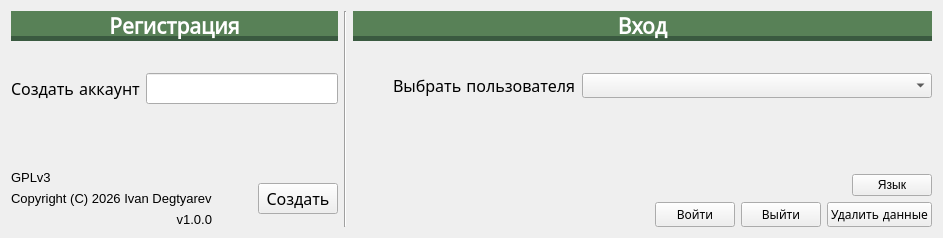
        <widget class="QWidget" name="home">
         <attribute name="icon">
          <iconset theme="home"/>
         </attribute>
         <attribute name="title">
          <string/>
         </attribute>
         <layout class="QGridLayout" name="gridLayout">
          <item row="1" column="1">
           <widget class="Line" name="line">
            <property name="font">
             <font>
              <family>DejaVu Math TeX Gyre</family>
             </font>
            </property>
            <property name="orientation">
             <enum>Qt::Orientation::Vertical</enum>
            </property>
           </widget>
          </item>
          <item row="1" column="2">
           <layout class="QHBoxLayout" name="horizontalLayout_4">
            <item>
             <layout class="QVBoxLayout" name="verticalLayout_3">
              <item>
               <widget class="QLabel" name="label_35">
                <property name="font">
                 <font>
                  <family>DejaVu Math TeX Gyre</family>
                  <pointsize>16</pointsize>
                  <italic>false</italic>
                  <bold>true</bold>
                 </font>
                </property>
                <property name="styleSheet">
                 <string notr="true">background-color: rgb(88, 129, 87);
color: white;
border-bottom: 5px solid rgb(58, 90, 64);</string>
                </property>
                <property name="text">
                 <string>Вход</string>
                </property>
                <property name="scaledContents">
                 <bool>true</bool>
                </property>
                <property name="alignment">
                 <set>Qt::AlignmentFlag::AlignCenter</set>
                </property>
                <property name="margin">
                 <number>10</number>
                </property>
                <property name="indent">
                 <number>-1</number>
                </property>
               </widget>
              </item>
              <item>
               <layout class="QHBoxLayout" name="horizontalLayout_9">
                <property name="topMargin">
                 <number>0</number>
                </property>
                <item>
                 <spacer name="horizontalSpacer_5">
                  <property name="font">
                   <font>
                    <family>DejaVu Math TeX Gyre</family>
                   </font>
                  </property>
                  <property name="orientation">
                   <enum>Qt::Orientation::Horizontal</enum>
                  </property>
                  <property name="sizeHint" stdset="0">
                   <size>
                    <width>40</width>
                    <height>20</height>
                   </size>
                  </property>
                 </spacer>
                </item>
                <item>
                 <widget class="QLabel" name="label_7">
                  <property name="maximumSize">
                   <size>
                    <width>45</width>
                    <height>45</height>
                   </size>
                  </property>
                  <property name="font">
                   <font>
                    <family>DejaVu Math TeX Gyre</family>
                   </font>
                  </property>
                  <property name="text">
                   <string/>
                  </property>
                  <property name="pixmap">
                   <pixmap>resurses/svg/user.svg</pixmap>
                  </property>
                  <property name="scaledContents">
                   <bool>true</bool>
                  </property>
                 </widget>
                </item>
               </layout>
              </item>
              <item>
               <layout class="QHBoxLayout" name="horizontalLayout_2">
                <item>
                 <spacer name="horizontalSpacer_2">
                  <property name="font">
                   <font>
                    <family>DejaVu Math TeX Gyre</family>
                   </font>
                  </property>
                  <property name="orientation">
                   <enum>Qt::Orientation::Horizontal</enum>
                  </property>
                  <property name="sizeHint" stdset="0">
                   <size>
                    <width>40</width>
                    <height>20</height>
                   </size>
                  </property>
                 </spacer>
                </item>
                <item>
                 <widget class="QLabel" name="label">
                  <property name="font">
                   <font>
                    <family>DejaVu Math TeX Gyre</family>
                    <pointsize>12</pointsize>
                   </font>
                  </property>
                  <property name="text">
                   <string>Выбрать пользователя</string>
                  </property>
                 </widget>
                </item>
                <item>
                 <widget class="QComboBox" name="logins">
                  <property name="minimumSize">
                   <size>
                    <width>350</width>
                    <height>0</height>
                   </size>
                  </property>
                  <property name="font">
                   <font>
                    <family>Ekishodisupurei</family>
                   </font>
                  </property>
                  <property name="currentText">
                   <string/>
                  </property>
                 </widget>
                </item>
               </layout>
              </item>
              <item>
               <widget class="QLabel" name="error_3">
                <property name="sizePolicy">
                 <sizepolicy hsizetype="Minimum" vsizetype="Minimum">
                  <horstretch>0</horstretch>
                  <verstretch>0</verstretch>
                 </sizepolicy>
                </property>
                <property name="font">
                 <font>
                  <family>DejaVu Math TeX Gyre</family>
                 </font>
                </property>
                <property name="styleSheet">
                 <string notr="true">color: rgb(224, 27, 36);</string>
                </property>
                <property name="text">
                 <string/>
                </property>
                <property name="alignment">
                 <set>Qt::AlignmentFlag::AlignRight|Qt::AlignmentFlag::AlignTrailing|Qt::AlignmentFlag::AlignVCenter</set>
                </property>
               </widget>
              </item>
              <item>
               <spacer name="verticalSpacer">
                <property name="font">
                 <font>
                  <family>DejaVu Math TeX Gyre</family>
                 </font>
                </property>
                <property name="orientation">
                 <enum>Qt::Orientation::Vertical</enum>
                </property>
                <property name="sizeHint" stdset="0">
                 <size>
                  <width>20</width>
                  <height>40</height>
                 </size>
                </property>
               </spacer>
              </item>
              <item>
               <layout class="QHBoxLayout" name="horizontalLayout_17">
                <property name="bottomMargin">
                 <number>0</number>
                </property>
                <item>
                 <spacer name="horizontalSpacer_8">
                  <property name="orientation">
                   <enum>Qt::Orientation::Horizontal</enum>
                  </property>
                  <property name="sizeHint" stdset="0">
                   <size>
                    <width>40</width>
                    <height>20</height>
                   </size>
                  </property>
                 </spacer>
                </item>
                <item>
                 <widget class="QPushButton" name="change_language">
                  <property name="text">
                   <string>Язык</string>
                  </property>
                 </widget>
                </item>
               </layout>
              </item>
              <item>
               <layout class="QHBoxLayout" name="horizontalLayout">
                <item>
                 <spacer name="horizontalSpacer_4">
                  <property name="font">
                   <font>
                    <family>DejaVu Math TeX Gyre</family>
                   </font>
                  </property>
                  <property name="orientation">
                   <enum>Qt::Orientation::Horizontal</enum>
                  </property>
                  <property name="sizeHint" stdset="0">
                   <size>
                    <width>40</width>
                    <height>20</height>
                   </size>
                  </property>
                 </spacer>
                </item>
                <item>
                 <widget class="QPushButton" name="in">
                  <property name="font">
                   <font>
                    <family>DejaVu Math TeX Gyre</family>
                   </font>
                  </property>
                  <property name="text">
                   <string>Войти</string>
                  </property>
                 </widget>
                </item>
                <item>
                 <widget class="QPushButton" name="out">
                  <property name="font">
                   <font>
                    <family>DejaVu Math TeX Gyre</family>
                   </font>
                  </property>
                  <property name="text">
                   <string>Выйти</string>
                  </property>
                 </widget>
                </item>
                <item>
                 <widget class="QPushButton" name="del">
                  <property name="font">
                   <font>
                    <family>DejaVu Math TeX Gyre</family>
                   </font>
                  </property>
                  <property name="text">
                   <string>Удалить данные</string>
                  </property>
                 </widget>
                </item>
               </layout>
              </item>
             </layout>
            </item>
           </layout>
          </item>
          <item row="1" column="0">
           <layout class="QVBoxLayout" name="verticalLayout_5">
            <item>
             <widget class="QLabel" name="label_6">
              <property name="font">
               <font>
                <family>DejaVu Math TeX Gyre</family>
                <pointsize>16</pointsize>
                <italic>false</italic>
                <bold>true</bold>
               </font>
              </property>
              <property name="styleSheet">
               <string notr="true">background-color: rgb(88, 129, 87);
color: white;
border-bottom: 5px solid rgb(58, 90, 64);</string>
              </property>
              <property name="text">
               <string>Регистрация</string>
              </property>
              <property name="alignment">
               <set>Qt::AlignmentFlag::AlignCenter</set>
              </property>
              <property name="margin">
               <number>10</number>
              </property>
             </widget>
            </item>
            <item>
             <layout class="QHBoxLayout" name="horizontalLayout_8">
              <property name="topMargin">
               <number>0</number>
              </property>
              <item>
               <spacer name="horizontalSpacer_3">
                <property name="font">
                 <font>
                  <family>DejaVu Math TeX Gyre</family>
                 </font>
                </property>
                <property name="orientation">
                 <enum>Qt::Orientation::Horizontal</enum>
                </property>
                <property name="sizeHint" stdset="0">
                 <size>
                  <width>40</width>
                  <height>20</height>
                 </size>
                </property>
               </spacer>
              </item>
              <item>
               <widget class="QLabel" name="label_5">
                <property name="maximumSize">
                 <size>
                  <width>45</width>
                  <height>45</height>
                 </size>
                </property>
                <property name="font">
                 <font>
                  <family>DejaVu Math TeX Gyre</family>
                 </font>
                </property>
                <property name="text">
                 <string/>
                </property>
                <property name="pixmap">
                 <pixmap>resurses/svg/user-add.svg</pixmap>
                </property>
                <property name="scaledContents">
                 <bool>true</bool>
                </property>
               </widget>
              </item>
             </layout>
            </item>
            <item>
             <layout class="QHBoxLayout" name="horizontalLayout_5">
              <item>
               <widget class="QLabel" name="label_4">
                <property name="font">
                 <font>
                  <family>DejaVu Math TeX Gyre</family>
                  <pointsize>12</pointsize>
                 </font>
                </property>
                <property name="text">
                 <string>Создать аккаунт</string>
                </property>
               </widget>
              </item>
              <item>
               <widget class="QLineEdit" name="new_login">
                <property name="minimumSize">
                 <size>
                  <width>140</width>
                  <height>0</height>
                 </size>
                </property>
                <property name="font">
                 <font>
                  <family>Ekishodisupurei</family>
                  <pointsize>12</pointsize>
                  <italic>false</italic>
                  <bold>false</bold>
                 </font>
                </property>
               </widget>
              </item>
             </layout>
            </item>
            <item>
             <widget class="QLabel" name="error_2">
              <property name="sizePolicy">
               <sizepolicy hsizetype="Minimum" vsizetype="Minimum">
                <horstretch>0</horstretch>
                <verstretch>0</verstretch>
               </sizepolicy>
              </property>
              <property name="font">
               <font>
                <family>DejaVu Math TeX Gyre</family>
               </font>
              </property>
              <property name="styleSheet">
               <string notr="true">color: rgb(224, 27, 36);</string>
              </property>
              <property name="text">
               <string/>
              </property>
              <property name="alignment">
               <set>Qt::AlignmentFlag::AlignRight|Qt::AlignmentFlag::AlignTrailing|Qt::AlignmentFlag::AlignVCenter</set>
              </property>
             </widget>
            </item>
            <item>
             <spacer name="verticalSpacer_2">
              <property name="font">
               <font>
                <family>DejaVu Math TeX Gyre</family>
               </font>
              </property>
              <property name="orientation">
               <enum>Qt::Orientation::Vertical</enum>
              </property>
              <property name="sizeHint" stdset="0">
               <size>
                <width>20</width>
                <height>40</height>
               </size>
              </property>
             </spacer>
            </item>
            <item>
             <layout class="QHBoxLayout" name="horizontalLayout_7">
              <item>
               <layout class="QVBoxLayout" name="verticalLayout_16">
                <item>
                 <widget class="QLabel" name="label_38">
                  <property name="font">
                   <font>
                    <pointsize>10</pointsize>
                   </font>
                  </property>
                  <property name="text">
                   <string notr="true">GPLv3</string>
                  </property>
                  <property name="alignment">
                   <set>Qt::AlignmentFlag::AlignLeading|Qt::AlignmentFlag::AlignLeft|Qt::AlignmentFlag::AlignVCenter</set>
                  </property>
                 </widget>
                </item>
                <item>
                 <widget class="QLabel" name="label_3">
                  <property name="font">
                   <font>
                    <pointsize>10</pointsize>
                   </font>
                  </property>
                  <property name="text">
                   <string notr="true">Copyright (C) 2026 Ivan Degtyarev</string>
                  </property>
                 </widget>
                </item>
                <item>
                 <widget class="QLabel" name="version">
                  <property name="font">
                   <font>
                    <pointsize>10</pointsize>
                   </font>
                  </property>
                  <property name="text">
                   <string notr="true">v1.0.0</string>
                  </property>
                  <property name="alignment">
                   <set>Qt::AlignmentFlag::AlignRight|Qt::AlignmentFlag::AlignTrailing|Qt::AlignmentFlag::AlignVCenter</set>
                  </property>
                 </widget>
                </item>
               </layout>
              </item>
              <item>
               <spacer name="horizontalSpacer_6">
                <property name="orientation">
                 <enum>Qt::Orientation::Horizontal</enum>
                </property>
                <property name="sizeHint" stdset="0">
                 <size>
                  <width>40</width>
                  <height>20</height>
                 </size>
                </property>
               </spacer>
              </item>
              <item>
               <widget class="QPushButton" name="user_create">
                <property name="font">
                 <font>
                  <family>DejaVu Math TeX Gyre</family>
                  <pointsize>12</pointsize>
                 </font>
                </property>
                <property name="text">
                 <string>Создать</string>
                </property>
               </widget>
              </item>
             </layout>
            </item>
           </layout>
          </item>
         </layout>
        </widget>
